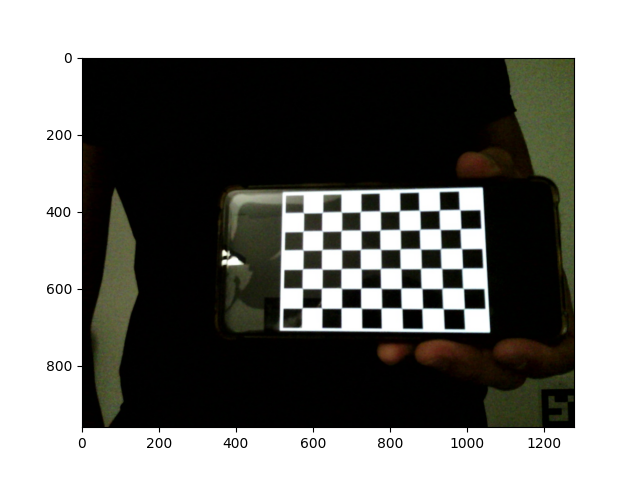
#> input picture Server/camera_calibration/1715385117000.png, 640 x 480 px; its folder holds only this picture in this run
$ python camera_calibration.py
#> lines starting #> are read from the running program, lines starting #| are printed output that depends on the picture; after the words box and inside, x2 and y2 are one past the last pixel; in counts of white or black regions, pixels touching at a corner belong together; long printed decimals are rounded
import cv2
import numpy as np
import glob

# ==== CONFIGURATION ====
CHECKERBOARD = (9, 6)  # Number of inner corners per row and column
SQUARE_SIZE = 0.025  # in meters, update if you use another unit

# Paths to your checkerboard images
images = glob.glob("./*.png")  # Folder with calibration images
print(images)
# ==== PREPARE OBJECT POINTS ====
objp = np.zeros((CHECKERBOARD[0]*CHECKERBOARD[1], 3), np.float32)
objp[:, :2] = np.mgrid[0:CHECKERBOARD[0], 0:CHECKERBOARD[1]].T.reshape(-1, 2)
objp *= SQUARE_SIZE  # scale to real world units

objpoints = []  # 3D real-world points
imgpoints = []  # 2D image points

# ==== FIND CORNERS ====
for fname in images:
    img = cv2.imread(fname)
#> img is the input picture: shape (480, 640, 3); mean B, G, R 121.9, 125.2, 125.1
    gray = cv2.cvtColor(img, cv2.COLOR_BGR2GRAY)
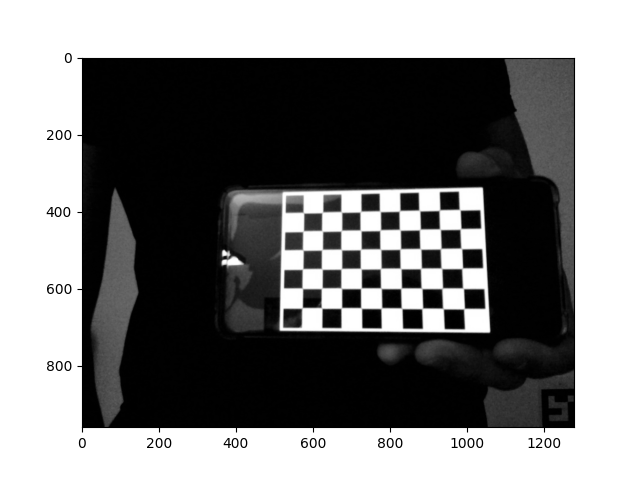
#> gray: shape (480, 640); min 0, max 255, mean 124.8

    print(f"Processing {fname}")
    ret, corners = cv2.findChessboardCorners(gray, CHECKERBOARD, None)
#> ret = True; corners = 54 rows, first 8: [303.5, 212.7], [322.3, 212.3], [341.3, 211.9], [360.3, 211.8], [379.9, 211.2], [399.4, 210.9], [419.5, 210.7], [439.5, 210]

    if ret:
        objpoints.append(objp)
        corners2 = cv2.cornerSubPix(
            gray, corners, (11, 11), (-1, -1),
            criteria=(cv2.TERM_CRITERIA_EPS + cv2.TERM_CRITERIA_MAX_ITER, 30, 0.001)
        )
#> corners2 = 54 rows, first 8: [303.6, 212.5], [322.2, 212.3], [341.3, 211.9], [360.5, 211.5], [379.9, 211.2], [399.5, 210.8], [419.4, 210.5], [439.4, 210.1]
        imgpoints.append(corners2)

        # Optionally show the corners
        cv2.drawChessboardCorners(img, CHECKERBOARD, corners2, ret)
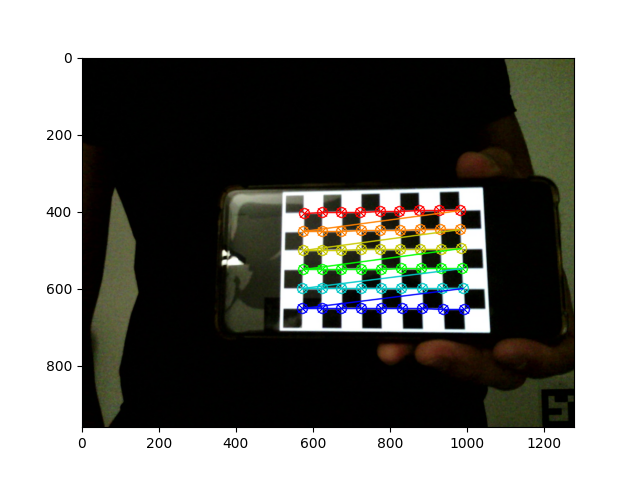
#> img: shape (480, 640, 3); 2.95% of pixels changed, all inside (x1, y1, x2, y2) = (296, 204, 471, 316)
        cv2.imshow("Corners", img)
        cv2.waitKey(100)
    else:
        print("Checkerboard not found in", fname)

cv2.destroyAllWindows()

# ==== CALIBRATE CAMERA ====
ret, camera_matrix, dist_coeffs, rvecs, tvecs = cv2.calibrateCamera(
    objpoints, imgpoints, gray.shape[::-1], None, None
)
#> ret = 0.0602; camera_matrix = [[944.6, 0, 228.4], [0, 975.4, 167.9], [0, 0, 1]]; dist_coeffs = [[-0.0164, 3.48, -0.0202, 0.000425, -20.13]]; rvecs = ([-0.354, 0.175, 0.00956],); tvecs = ([0.0997, 0.0577, 1.25],)

# ==== RESULTS ====
print("\n=== CAMERA MATRIX ===")
print(camera_matrix)
#| [[944.605   0.         228.385]
#|  [  0.         975.423 167.898]
#|  [  0.           0.           1.        ]]

print("\n=== DISTORTION COEFFICIENTS ===")
print(dist_coeffs.ravel())
#| [-1.64340881e-02  3.48038639e+00 -2.01593542e-02  4.25175526e-04
#|  -2.01258174e+01]

print("\n=== REPROJECTION ERROR ===")
mean_error = 0
for i in range(len(objpoints)):
    imgpoints2, _ = cv2.projectPoints(objpoints[i], rvecs[i], tvecs[i], camera_matrix, dist_coeffs)
    error = cv2.norm(imgpoints[i], imgpoints2, cv2.NORM_L2)/len(imgpoints2)
    mean_error += error
#> this loop made 1 pass
#> (error, mean_error) on pass 1: (0.00819, 0.00819)
#> after the loop, mean_error = 0.00819
print("Total error: {}".format(mean_error/len(objpoints)))
#| Total error: 0.008191

$ run again, on Server/camera_calibration/1720881911000.png
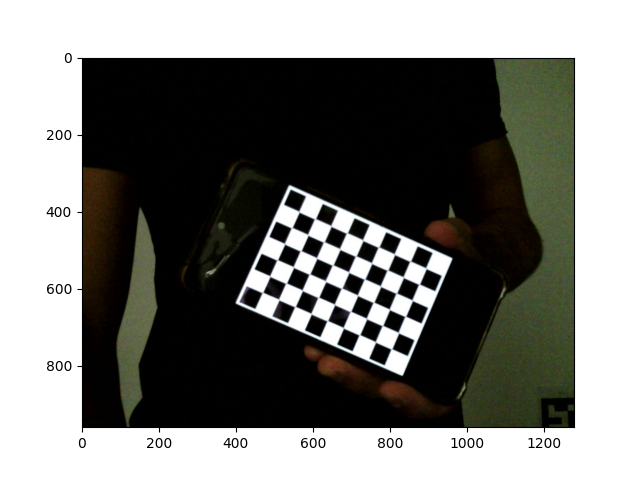
#> input picture Server/camera_calibration/1720881911000.png, 640 x 480 px
#> img is the input picture: shape (480, 640, 3); mean B, G, R 119.6, 123.4, 123.1
#> `gray = cv2.cvtColor(img, cv2.COLOR_BGR2GRAY)`:
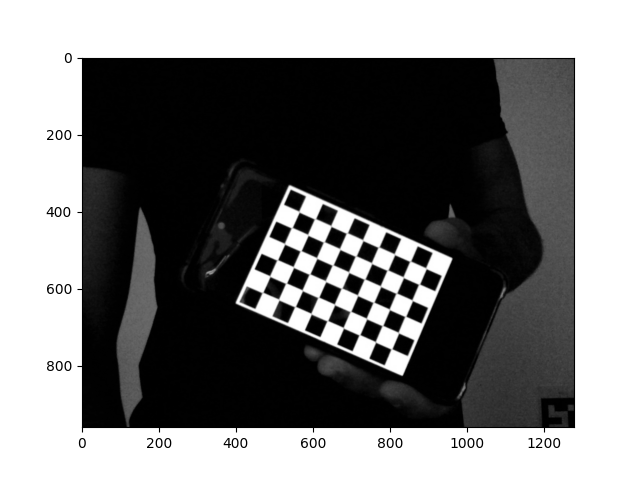
#> gray: shape (480, 640); min 0, max 255, mean 122.9
#> `ret, corners = cv2.findChessboardCorners(gray, CHECKERBOARD, None)`: ret = True; corners = 54 rows, first 8: [298.9, 211.6], [315.2, 218.7], [331, 226], [346.5, 233.2], [362.7, 240.1], [378.5, 247.1], [394.4, 254.2], [410.2, 261.3]
#> corners2 = 54 rows, first 8: [299, 211.6], [314.9, 218.8], [331, 225.9], [346.8, 233], [362.7, 240.1], [378.5, 247.1], [394.4, 254.2], [410.2, 261.2]
#> `cv2.drawChessboardCorners(img, CHECKERBOARD, corners2, ret)`:
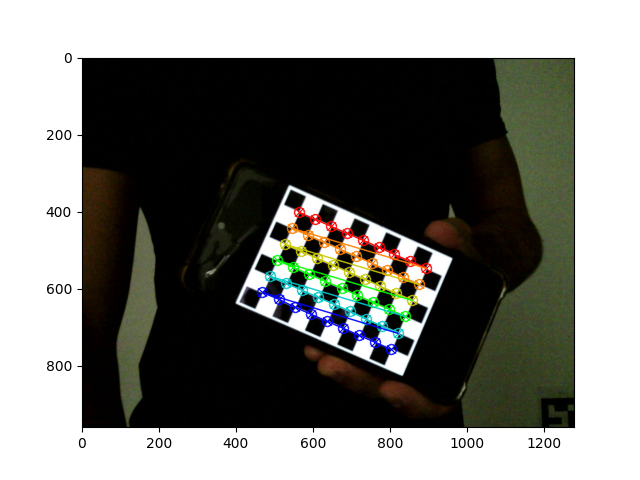
#> img: shape (480, 640, 3); 2.68% of pixels changed, all inside (x1, y1, x2, y2) = (256, 206, 433, 356)
#> `ret, camera_matrix, dist_coeffs, rvecs, tvecs = cv2.calibrateCamera( o..`: ret = 0.0416; camera_matrix = [[468.1, 0, 332.5], [0, 467.5, 212.7], [0, 0, 1]]; dist_coeffs = [[0.112, -0.697, -0.00558, 0.00161, 3.25]]; rvecs = ([-0.0508, -0.0582, 0.42],); tvecs = ([-0.0478, -0.00149, 0.667],)
#| [[468.085    0.         332.480]
#|  [  0.         467.505 212.675]
#|  [  0.           0.           1.        ]]
#| [ 1.11630375e-01 -6.97149836e-01 -5.58368079e-03  1.61392840e-03
#|   3.24505795e+00]
#> the loop `for i in range(len(objpoints)):` made 1 pass
#> (error, mean_error) on pass 1: (0.00566, 0.00566)
#> after the loop `for i in range(len(objpoints)):`: mean_error = 0.00566
#| Total error: 0.005665
